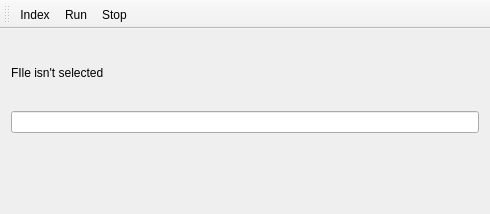
<?xml version="1.0" encoding="UTF-8"?>
<ui version="4.0">
 <class>MainWindow</class>
 <widget class="QMainWindow" name="MainWindow">
  <property name="geometry">
   <rect>
    <x>0</x>
    <y>0</y>
    <width>490</width>
    <height>214</height>
   </rect>
  </property>
  <property name="windowTitle">
   <string>MainWindow</string>
  </property>
  <widget class="QWidget" name="centralWidget">
   <layout class="QVBoxLayout" name="verticalLayout_2">
    <item>
     <layout class="QVBoxLayout" name="verticalLayout">
      <item>
       <widget class="QLabel" name="directory">
        <property name="text">
         <string>FIle isn't selected</string>
        </property>
       </widget>
      </item>
      <item>
       <widget class="QLineEdit" name="inputString"/>
      </item>
      <item>
       <widget class="QLabel" name="statusString">
        <property name="text">
         <string/>
        </property>
       </widget>
      </item>
     </layout>
    </item>
   </layout>
  </widget>
  <widget class="QMenuBar" name="menuBar">
   <property name="geometry">
    <rect>
     <x>0</x>
     <y>0</y>
     <width>490</width>
     <height>22</height>
    </rect>
   </property>
  </widget>
  <widget class="QToolBar" name="mainToolBar">
   <attribute name="toolBarArea">
    <enum>TopToolBarArea</enum>
   </attribute>
   <attribute name="toolBarBreak">
    <bool>false</bool>
   </attribute>
   <addaction name="actionIndex"/>
   <addaction name="actionRun"/>
   <addaction name="actionStop"/>
  </widget>
  <action name="actionIndex">
   <property name="icon">
    <iconset resource="icons.qrc">
     <normaloff>:/icon/icon/index.png</normaloff>:/icon/icon/index.png</iconset>
   </property>
   <property name="text">
    <string>Index</string>
   </property>
  </action>
  <action name="actionRun">
   <property name="icon">
    <iconset resource="icons.qrc">
     <normaloff>:/icon/icon/run.png</normaloff>:/icon/icon/run.png</iconset>
   </property>
   <property name="text">
    <string>Run</string>
   </property>
  </action>
  <action name="actionStop">
   <property name="icon">
    <iconset resource="icons.qrc">
     <normaloff>:/icon/icon/srop.png</normaloff>:/icon/icon/srop.png</iconset>
   </property>
   <property name="text">
    <string>Stop</string>
   </property>
  </action>
 </widget>
 <layoutdefault spacing="6" margin="11"/>
 <resources>
  <include location="icons.qrc"/>
 </resources>
 <connections/>
</ui>
